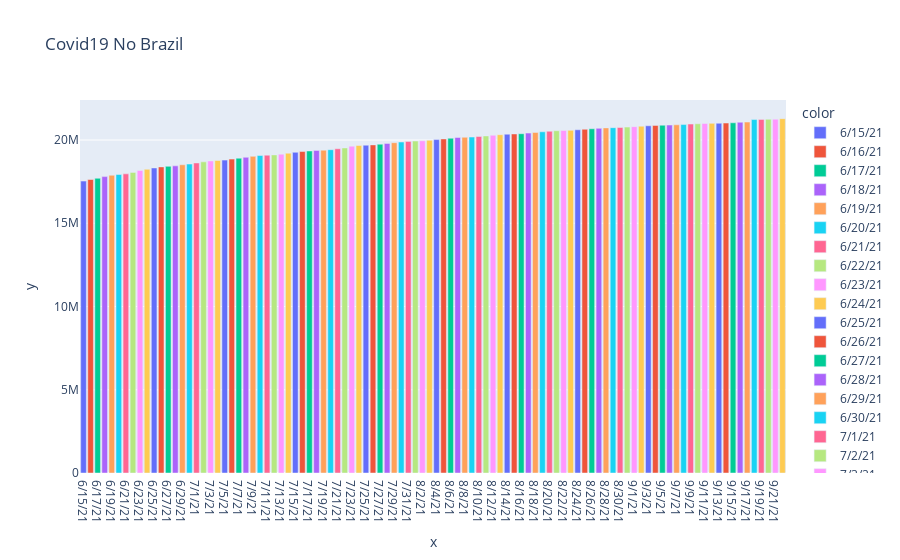

The notebook cell this image was saved under:
### Code cell
px.bar(x=date, y=cases, title='Covid19 No Brazil', color=date)
